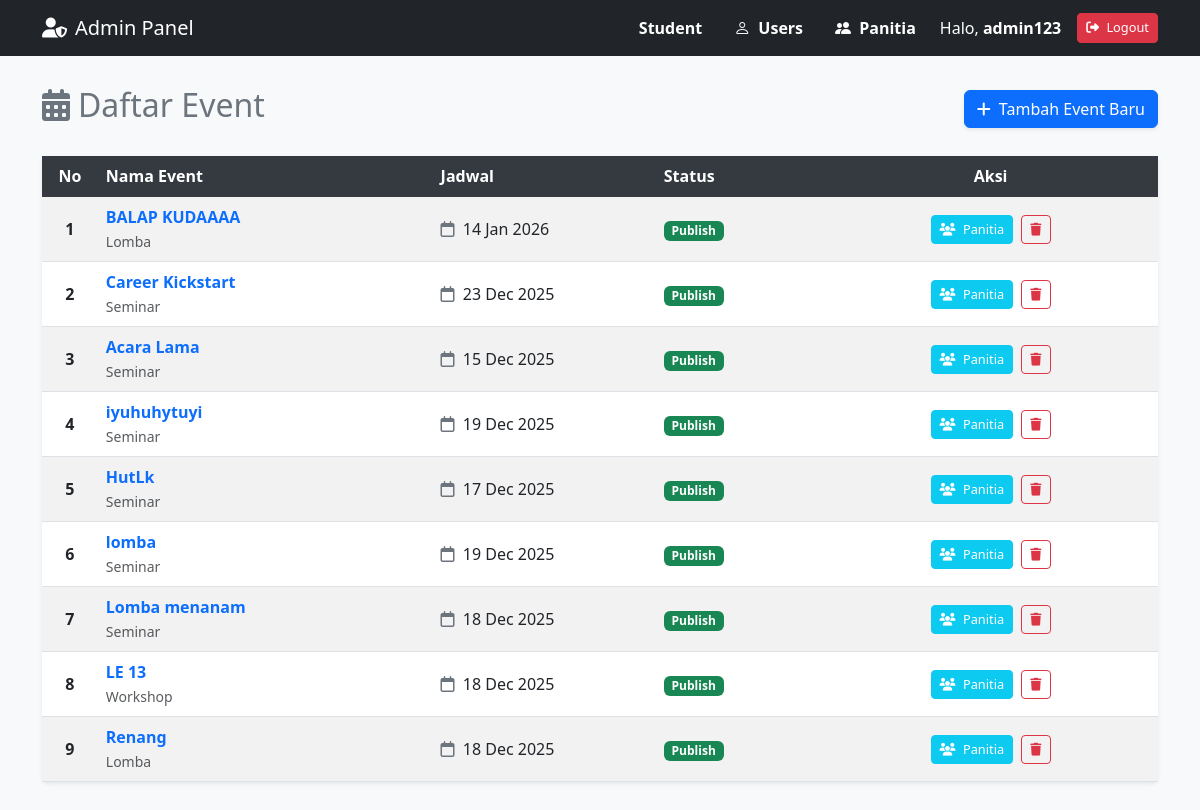
Page /ADMIN/admin_dashboard.php (signed in) on the committed database.
### tables this page shows
CREATE TABLE `events` (
  `event_id` int(100) NOT NULL,
  `event_name` varchar(255) NOT NULL,
  `event_description` text DEFAULT NULL,
  `event_date` date NOT NULL,
  `event_end_date` date DEFAULT NULL,
  `event_location` varchar(100) DEFAULT NULL,
  `event_category` varchar(50) DEFAULT NULL,
  `event_poster` varchar(255) DEFAULT NULL,
  `event_status` enum('draft','published') DEFAULT 'draft',
  `created_at` timestamp NOT NULL DEFAULT current_timestamp() ON UPDATE current_timestamp(),
  `created_by` int(100) DEFAULT NULL
);

### ADMIN/admin_dashboard.php (the view, shortened to what this page needs)
<?php
require_once '../koneksi.php';
include("navbar_admin.php");
$query = "SELECT * FROM events ORDER BY created_at DESC";
$result = mysqli_query($conn, $query);
?>
<div class="container dashboard-container">
    <div class="d-flex justify-content-between align-items-center mb-4">
        <h2 class="text-secondary">
            <i class="fas fa-calendar-alt me-2"></i>Daftar Event
        </h2>
        <a href="add_event.php" class="btn btn-primary shadow-sm">
            <i class="fas fa-plus me-1"></i> Tambah Event Baru
        </a>
    </div>
    <div class="card shadow-sm border-0">
        <div class="card-body p-0">
            <div class="table-responsive">
                <table class="table table-striped table-hover mb-0 align-middle">
                    <thead class="table-dark">
                        <tr>
                            <th class="text-center" width="5%">No</th>
                            <th width="30%">Nama Event</th>
                            <th width="20%">Jadwal</th>
                            <th width="15%">Status</th>
                            <th class="text-center" width="30%">Aksi</th>
                        </tr>
                    </thead>
                    <tbody>
                        <?php
                        if (mysqli_num_rows($result) > 0) {
                            $no = 1;
                            while ($e = mysqli_fetch_assoc($result)) {
                        ?>
                        <tr>
                            <td class="text-center fw-bold"><?= $no++; ?></td>
                            <td>
                                <span class="fw-semibold text-primary">
                                    <?= htmlspecialchars($e['event_name']) ?>
                                </span>
                                <br>
                                <small class="text-muted">
                                    <?= htmlspecialchars($e['event_category'] ?? '-') ?>
                                </small>
                            </td>
                            <td>
                                <i class="far fa-calendar text-secondary me-1"></i>
                                <?= date('d M Y', strtotime($e['event_date'])) ?>
                            </td>
                            <td>
                                <?php
                                $status = $e['event_status'] ?? 'draft';
                                if ($status === 'published') {
                                    echo '<span class="badge bg-success">Publish</span>';
                                }
                                ?>
                            </td>
                            <td class="text-center">
                                <a href="view_positions.php?event_id=<?= $e['event_id'] ?>"
                                   class="btn btn-info btn-sm text-white me-1">
                                    <i class="fas fa-users me-1"></i> Panitia
                                </a>
                                <a href="delete_event.php?id=<?= $e['event_id'] ?>"
                                   class="btn btn-outline-danger btn-sm"
                                   onclick="return confirm('Yakin hapus event ini? Semua data di dalamnya akan ikut terhapus!');">
                                    <i class="fas fa-trash"></i>
                                </a>
                            </td>
                        </tr>
                        <?php
                            }
                        } ?>
                    </tbody>
                </table>
            </div>
        </div>
    </div>
</div>
</body>
</html>

### ADMIN/navbar_admin.php (style rules this page uses)
body { background-color: #f8f9fa; font-family: 'Segoe UI', sans-serif; }
.dashboard-container { margin-top: 30px; margin-bottom: 50px; }
.table th { background-color: #343a40; color: white; vertical-align: middle; }
.btn-sm { font-size: 0.8rem; }

### rows in the picture
events: event_name "BALAP KUDAAAA", event_category "Lomba", event_date "14 Jan 2026", event_status "Publish"
events: event_name "Career Kickstart", event_category "Seminar", event_date "23 Dec 2025", event_status "Publish"
events: event_name "Acara Lama", event_category "Seminar", event_date "15 Dec 2025", event_status "Publish"
events: event_name "iyuhuhytuyi", event_category "Seminar", event_date "19 Dec 2025", event_status "Publish"
events: event_name "HutLk", event_category "Seminar", event_date "17 Dec 2025", event_status "Publish"
events: event_name "lomba", event_category "Seminar", event_date "19 Dec 2025", event_status "Publish"
events: event_name "Lomba menanam", event_category "Seminar", event_date "18 Dec 2025", event_status "Publish"
events: event_name "LE 13", event_category "Workshop", event_date "18 Dec 2025", event_status "Publish"
events: event_name "Renang", event_category "Lomba", event_date "18 Dec 2025", event_status "Publish"

### other values in the picture
$_SESSION['name'] "admin123"
